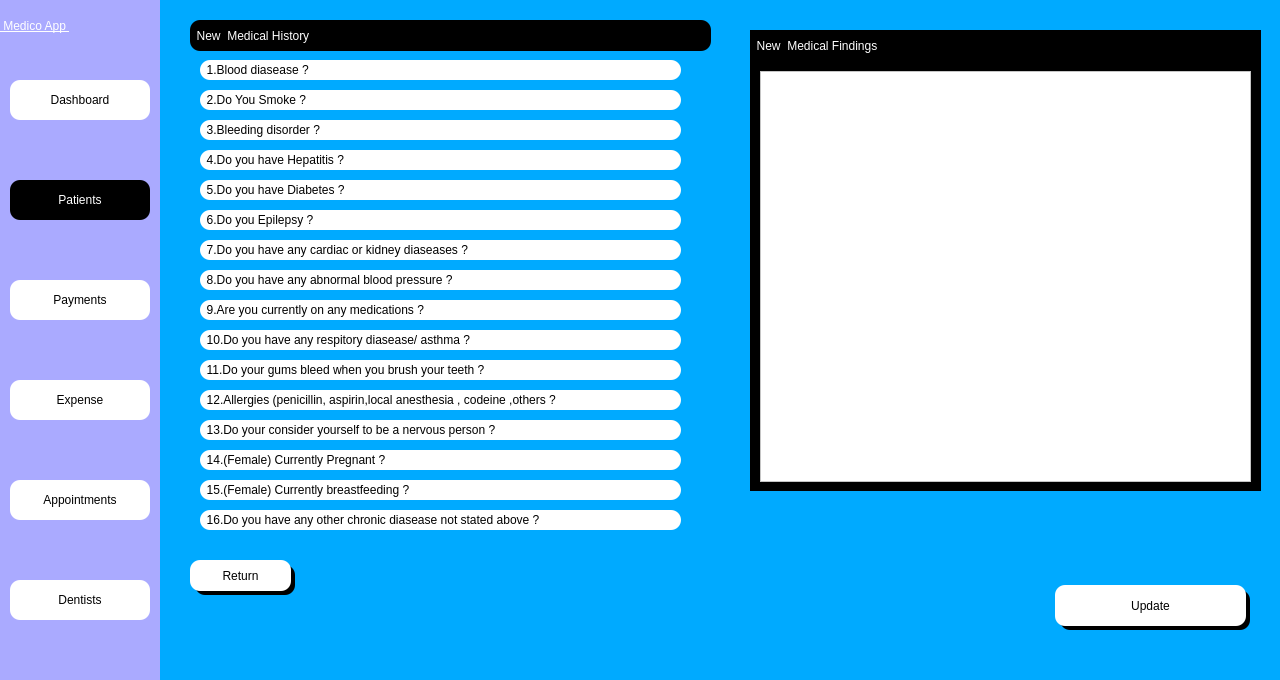
<?xml version="1.0" encoding="UTF-8"?>
<ui version="4.0">
 <class>Dialog</class>
 <widget class="QDialog" name="Dialog">
  <property name="geometry">
   <rect>
    <x>0</x>
    <y>0</y>
    <width>1280</width>
    <height>680</height>
   </rect>
  </property>
  <property name="windowTitle">
   <string>Dialog</string>
  </property>
  <property name="styleSheet">
   <string notr="true">background-color: rgb(0, 170, 255);</string>
  </property>
  <widget class="QWidget" name="side_bar" native="true">
   <property name="geometry">
    <rect>
     <x>0</x>
     <y>0</y>
     <width>160</width>
     <height>681</height>
    </rect>
   </property>
   <property name="styleSheet">
    <string notr="true">background-color: rgb(170, 170, 255);</string>
   </property>
   <widget class="QPushButton" name="dash_btn">
    <property name="geometry">
     <rect>
      <x>10</x>
      <y>80</y>
      <width>140</width>
      <height>40</height>
     </rect>
    </property>
    <property name="styleSheet">
     <string notr="true">QPushButton{


font:  14pt &quot;Segoe UI &quot;;
background-color: rgb(255, 255, 255);
border-top-left-radius:10px;
border-bottom-left-radius:10px;
border-top-right-radius:10px;
border-bottom-right-radius:10px;}
QPushButton:hover{
	background-color: rgb(161, 161, 161);
	color: rgb(255, 255, 255);
}</string>
    </property>
    <property name="text">
     <string>Dashboard</string>
    </property>
    <property name="icon">
     <iconset>
      <normaloff>../Medico_modern/dashboard.png</normaloff>../Medico_modern/dashboard.png</iconset>
    </property>
   </widget>
   <widget class="QPushButton" name="appointment_btn">
    <property name="geometry">
     <rect>
      <x>10</x>
      <y>480</y>
      <width>140</width>
      <height>40</height>
     </rect>
    </property>
    <property name="styleSheet">
     <string notr="true">QPushButton{


font:  14pt &quot;Segoe UI &quot;;
background-color: rgb(255, 255, 255);
border-top-left-radius:10px;
border-bottom-left-radius:10px;
border-top-right-radius:10px;
border-bottom-right-radius:10px;}
QPushButton:hover{
	background-color: rgb(161, 161, 161);
	color: rgb(255, 255, 255);
}</string>
    </property>
    <property name="text">
     <string>Appointments</string>
    </property>
    <property name="icon">
     <iconset>
      <normaloff>../Medico_modern/appointmentdownload (1).png</normaloff>../Medico_modern/appointmentdownload (1).png</iconset>
    </property>
   </widget>
   <widget class="QPushButton" name="dentist_btn">
    <property name="geometry">
     <rect>
      <x>10</x>
      <y>580</y>
      <width>140</width>
      <height>40</height>
     </rect>
    </property>
    <property name="styleSheet">
     <string notr="true">QPushButton{


font:  14pt &quot;Segoe UI &quot;;
background-color: rgb(255, 255, 255);
border-top-left-radius:10px;
border-bottom-left-radius:10px;
border-top-right-radius:10px;
border-bottom-right-radius:10px;}
QPushButton:hover{
	background-color: rgb(161, 161, 161);
	color: rgb(255, 255, 255);
}</string>
    </property>
    <property name="text">
     <string>Dentists</string>
    </property>
    <property name="icon">
     <iconset>
      <normaloff>../Medico_modern/dentistimages.png</normaloff>../Medico_modern/dentistimages.png</iconset>
    </property>
   </widget>
   <widget class="QPushButton" name="payment_btn">
    <property name="geometry">
     <rect>
      <x>10</x>
      <y>280</y>
      <width>140</width>
      <height>40</height>
     </rect>
    </property>
    <property name="styleSheet">
     <string notr="true">QPushButton{


font:  14pt &quot;Segoe UI &quot;;
background-color: rgb(255, 255, 255);
border-top-left-radius:10px;
border-bottom-left-radius:10px;
border-top-right-radius:10px;
border-bottom-right-radius:10px;}
QPushButton:hover{
	background-color: rgb(161, 161, 161);
	color: rgb(255, 255, 255);
}</string>
    </property>
    <property name="text">
     <string>Payments</string>
    </property>
    <property name="icon">
     <iconset>
      <normaloff>../Medico_modern/billingdownload (1).png</normaloff>../Medico_modern/billingdownload (1).png</iconset>
    </property>
   </widget>
   <widget class="QPushButton" name="expense_btn">
    <property name="geometry">
     <rect>
      <x>10</x>
      <y>380</y>
      <width>140</width>
      <height>40</height>
     </rect>
    </property>
    <property name="styleSheet">
     <string notr="true">QPushButton{


font:  14pt &quot;Segoe UI &quot;;
background-color: rgb(255, 255, 255);
border-top-left-radius:10px;
border-bottom-left-radius:10px;
border-top-right-radius:10px;
border-bottom-right-radius:10px;}
QPushButton:hover{
	background-color: rgb(161, 161, 161);
	color: rgb(255, 255, 255);
}</string>
    </property>
    <property name="text">
     <string>Expense</string>
    </property>
    <property name="icon">
     <iconset>
      <normaloff>../Medico_modern/billingdownload (1).png</normaloff>../Medico_modern/billingdownload (1).png</iconset>
    </property>
   </widget>
   <widget class="QLabel" name="label_6">
    <property name="geometry">
     <rect>
      <x>0</x>
      <y>0</y>
      <width>161</width>
      <height>51</height>
     </rect>
    </property>
    <property name="styleSheet">
     <string notr="true">font: 20pt &quot;MS Shell Dlg 2&quot;;
font: 75 20pt &quot;MS Shell Dlg 2&quot;;
text-decoration: underline;
font: 22pt &quot;MS Shell Dlg 2&quot;;
background-color: rgba(255, 255, 255,0);
color: rgb(255, 255, 255);
</string>
    </property>
    <property name="text">
     <string> Medico App </string>
    </property>
   </widget>
  </widget>
  <widget class="QPushButton" name="patient_btn">
   <property name="geometry">
    <rect>
     <x>10</x>
     <y>180</y>
     <width>140</width>
     <height>40</height>
    </rect>
   </property>
   <property name="styleSheet">
    <string notr="true">
QPushButton{


font:  14pt &quot;Segoe UI &quot;;
background-color: rgb(255, 255, 255);
border-top-left-radius:10px;
border-bottom-left-radius:10px;
border-top-right-radius:10px;
border-bottom-right-radius:10px;

	background-color: rgb(0, 0, 0);
	color: rgb(255, 255, 255);
}

QPushButton:hover{
	background-color: rgb(161, 161, 161);
	color: rgb(255, 255, 255);
}
</string>
   </property>
   <property name="text">
    <string>Patients</string>
   </property>
   <property name="icon">
    <iconset>
     <normaloff>../Medico_modern/patientdownload .png</normaloff>../Medico_modern/patientdownload .png</iconset>
   </property>
  </widget>
  <widget class="QWidget" name="widget" native="true">
   <property name="geometry">
    <rect>
     <x>190</x>
     <y>20</y>
     <width>521</width>
     <height>521</height>
    </rect>
   </property>
   <property name="styleSheet">
    <string notr="true">font: 12pt &quot;MS Shell Dlg 2&quot;;

border-top-left-radius:10px;
border-bottom-left-radius:10px;
border-top-right-radius:10px;
border-bottom-right-radius:10px;
background-color: rgba(0, 0, 0,.5);
color: rgb(255, 255, 255);</string>
   </property>
   <widget class="QLabel" name="q1">
    <property name="geometry">
     <rect>
      <x>10</x>
      <y>40</y>
      <width>481</width>
      <height>20</height>
     </rect>
    </property>
    <property name="styleSheet">
     <string notr="true">color: rgb(0, 0, 0);
background-color: rgb(255, 255, 255);



font:  12pt &quot;Segoe UI &quot;;</string>
    </property>
    <property name="text">
     <string>  1.Blood diasease ?</string>
    </property>
   </widget>
   <widget class="QCheckBox" name="q1_y_check">
    <property name="geometry">
     <rect>
      <x>500</x>
      <y>40</y>
      <width>16</width>
      <height>20</height>
     </rect>
    </property>
    <property name="styleSheet">
     <string notr="true">background-color: rgba(0, 0, 0,0);</string>
    </property>
    <property name="text">
     <string/>
    </property>
   </widget>
   <widget class="QLabel" name="q2">
    <property name="geometry">
     <rect>
      <x>10</x>
      <y>70</y>
      <width>481</width>
      <height>20</height>
     </rect>
    </property>
    <property name="styleSheet">
     <string notr="true">color: rgb(0, 0, 0);
background-color: rgb(255, 255, 255);



font:  12pt &quot;Segoe UI &quot;;</string>
    </property>
    <property name="text">
     <string>  2.Do You Smoke ?</string>
    </property>
   </widget>
   <widget class="QCheckBox" name="q2_y_check">
    <property name="geometry">
     <rect>
      <x>500</x>
      <y>70</y>
      <width>16</width>
      <height>20</height>
     </rect>
    </property>
    <property name="styleSheet">
     <string notr="true">background-color: rgba(0, 0, 0,0);</string>
    </property>
    <property name="text">
     <string/>
    </property>
   </widget>
   <widget class="QLabel" name="q3">
    <property name="geometry">
     <rect>
      <x>10</x>
      <y>100</y>
      <width>481</width>
      <height>20</height>
     </rect>
    </property>
    <property name="styleSheet">
     <string notr="true">color: rgb(0, 0, 0);
background-color: rgb(255, 255, 255);



font:  12pt &quot;Segoe UI &quot;;</string>
    </property>
    <property name="text">
     <string>  3.Bleeding disorder ?</string>
    </property>
   </widget>
   <widget class="QCheckBox" name="q3_y_check">
    <property name="geometry">
     <rect>
      <x>500</x>
      <y>100</y>
      <width>16</width>
      <height>20</height>
     </rect>
    </property>
    <property name="styleSheet">
     <string notr="true">background-color: rgba(0, 0, 0,0);</string>
    </property>
    <property name="text">
     <string/>
    </property>
   </widget>
   <widget class="QLabel" name="q4">
    <property name="geometry">
     <rect>
      <x>10</x>
      <y>130</y>
      <width>481</width>
      <height>20</height>
     </rect>
    </property>
    <property name="styleSheet">
     <string notr="true">color: rgb(0, 0, 0);
background-color: rgb(255, 255, 255);



font:  12pt &quot;Segoe UI &quot;;</string>
    </property>
    <property name="text">
     <string>  4.Do you have Hepatitis ?</string>
    </property>
   </widget>
   <widget class="QCheckBox" name="q4_y_check">
    <property name="geometry">
     <rect>
      <x>500</x>
      <y>130</y>
      <width>16</width>
      <height>20</height>
     </rect>
    </property>
    <property name="styleSheet">
     <string notr="true">background-color: rgba(0, 0, 0,0);</string>
    </property>
    <property name="text">
     <string/>
    </property>
   </widget>
   <widget class="QLabel" name="q5">
    <property name="geometry">
     <rect>
      <x>10</x>
      <y>160</y>
      <width>481</width>
      <height>20</height>
     </rect>
    </property>
    <property name="styleSheet">
     <string notr="true">color: rgb(0, 0, 0);
background-color: rgb(255, 255, 255);



font:  12pt &quot;Segoe UI &quot;;</string>
    </property>
    <property name="text">
     <string>  5.Do you have Diabetes ?</string>
    </property>
   </widget>
   <widget class="QCheckBox" name="q5_y_check">
    <property name="geometry">
     <rect>
      <x>500</x>
      <y>160</y>
      <width>16</width>
      <height>20</height>
     </rect>
    </property>
    <property name="styleSheet">
     <string notr="true">background-color: rgba(0, 0, 0,0);</string>
    </property>
    <property name="text">
     <string/>
    </property>
   </widget>
   <widget class="QLabel" name="q6">
    <property name="geometry">
     <rect>
      <x>10</x>
      <y>190</y>
      <width>481</width>
      <height>20</height>
     </rect>
    </property>
    <property name="styleSheet">
     <string notr="true">color: rgb(0, 0, 0);
background-color: rgb(255, 255, 255);



font:  12pt &quot;Segoe UI &quot;;</string>
    </property>
    <property name="text">
     <string>  6.Do you Epilepsy ?</string>
    </property>
   </widget>
   <widget class="QCheckBox" name="q6_y_check">
    <property name="geometry">
     <rect>
      <x>500</x>
      <y>190</y>
      <width>16</width>
      <height>20</height>
     </rect>
    </property>
    <property name="styleSheet">
     <string notr="true">background-color: rgba(0, 0, 0,0);</string>
    </property>
    <property name="text">
     <string/>
    </property>
   </widget>
   <widget class="QLabel" name="q7">
    <property name="geometry">
     <rect>
      <x>10</x>
      <y>220</y>
      <width>481</width>
      <height>20</height>
     </rect>
    </property>
    <property name="styleSheet">
     <string notr="true">color: rgb(0, 0, 0);
background-color: rgb(255, 255, 255);



font:  12pt &quot;Segoe UI &quot;;</string>
    </property>
    <property name="text">
     <string>  7.Do you have any cardiac or kidney diaseases ?</string>
    </property>
   </widget>
   <widget class="QCheckBox" name="q7_y_check">
    <property name="geometry">
     <rect>
      <x>500</x>
      <y>220</y>
      <width>16</width>
      <height>20</height>
     </rect>
    </property>
    <property name="styleSheet">
     <string notr="true">background-color: rgba(0, 0, 0,0);</string>
    </property>
    <property name="text">
     <string/>
    </property>
   </widget>
   <widget class="QLabel" name="q8">
    <property name="geometry">
     <rect>
      <x>10</x>
      <y>250</y>
      <width>481</width>
      <height>20</height>
     </rect>
    </property>
    <property name="styleSheet">
     <string notr="true">color: rgb(0, 0, 0);
background-color: rgb(255, 255, 255);



font:  12pt &quot;Segoe UI &quot;;</string>
    </property>
    <property name="text">
     <string>  8.Do you have any abnormal blood pressure ?</string>
    </property>
   </widget>
   <widget class="QCheckBox" name="q8_y_check">
    <property name="geometry">
     <rect>
      <x>500</x>
      <y>250</y>
      <width>16</width>
      <height>20</height>
     </rect>
    </property>
    <property name="styleSheet">
     <string notr="true">background-color: rgba(0, 0, 0,0);</string>
    </property>
    <property name="text">
     <string/>
    </property>
   </widget>
   <widget class="QLabel" name="q9">
    <property name="geometry">
     <rect>
      <x>10</x>
      <y>280</y>
      <width>481</width>
      <height>20</height>
     </rect>
    </property>
    <property name="styleSheet">
     <string notr="true">color: rgb(0, 0, 0);
background-color: rgb(255, 255, 255);



font:  12pt &quot;Segoe UI &quot;;</string>
    </property>
    <property name="text">
     <string>  9.Are you currently on any medications ?</string>
    </property>
   </widget>
   <widget class="QCheckBox" name="q9_y_check">
    <property name="geometry">
     <rect>
      <x>500</x>
      <y>280</y>
      <width>16</width>
      <height>20</height>
     </rect>
    </property>
    <property name="styleSheet">
     <string notr="true">background-color: rgba(0, 0, 0,0);</string>
    </property>
    <property name="text">
     <string/>
    </property>
   </widget>
   <widget class="QLabel" name="q10">
    <property name="geometry">
     <rect>
      <x>10</x>
      <y>310</y>
      <width>481</width>
      <height>20</height>
     </rect>
    </property>
    <property name="styleSheet">
     <string notr="true">color: rgb(0, 0, 0);
background-color: rgb(255, 255, 255);



font:  12pt &quot;Segoe UI &quot;;</string>
    </property>
    <property name="text">
     <string>  10.Do you have any respitory diasease/ asthma ?</string>
    </property>
   </widget>
   <widget class="QCheckBox" name="q10_y_check">
    <property name="geometry">
     <rect>
      <x>500</x>
      <y>310</y>
      <width>16</width>
      <height>20</height>
     </rect>
    </property>
    <property name="styleSheet">
     <string notr="true">background-color: rgba(0, 0, 0,0);</string>
    </property>
    <property name="text">
     <string/>
    </property>
   </widget>
   <widget class="QLabel" name="q11">
    <property name="geometry">
     <rect>
      <x>10</x>
      <y>340</y>
      <width>481</width>
      <height>20</height>
     </rect>
    </property>
    <property name="styleSheet">
     <string notr="true">color: rgb(0, 0, 0);
background-color: rgb(255, 255, 255);



font:  12pt &quot;Segoe UI &quot;;</string>
    </property>
    <property name="text">
     <string>  11.Do your gums bleed when you brush your teeth ?</string>
    </property>
   </widget>
   <widget class="QCheckBox" name="q11_y_check">
    <property name="geometry">
     <rect>
      <x>500</x>
      <y>340</y>
      <width>16</width>
      <height>20</height>
     </rect>
    </property>
    <property name="styleSheet">
     <string notr="true">background-color: rgba(0, 0, 0,0);</string>
    </property>
    <property name="text">
     <string/>
    </property>
   </widget>
   <widget class="QLabel" name="q12">
    <property name="geometry">
     <rect>
      <x>10</x>
      <y>370</y>
      <width>481</width>
      <height>20</height>
     </rect>
    </property>
    <property name="styleSheet">
     <string notr="true">color: rgb(0, 0, 0);
background-color: rgb(255, 255, 255);



font:  12pt &quot;Segoe UI &quot;;</string>
    </property>
    <property name="text">
     <string>  12.Allergies (penicillin, aspirin,local anesthesia , codeine ,others ?</string>
    </property>
   </widget>
   <widget class="QCheckBox" name="q12_y_check">
    <property name="geometry">
     <rect>
      <x>500</x>
      <y>370</y>
      <width>16</width>
      <height>20</height>
     </rect>
    </property>
    <property name="styleSheet">
     <string notr="true">background-color: rgba(0, 0, 0,0);</string>
    </property>
    <property name="text">
     <string/>
    </property>
   </widget>
   <widget class="QLabel" name="q13">
    <property name="geometry">
     <rect>
      <x>10</x>
      <y>400</y>
      <width>481</width>
      <height>20</height>
     </rect>
    </property>
    <property name="styleSheet">
     <string notr="true">color: rgb(0, 0, 0);
background-color: rgb(255, 255, 255);



font:  12pt &quot;Segoe UI &quot;;</string>
    </property>
    <property name="text">
     <string>  13.Do your consider yourself to be a nervous person ?</string>
    </property>
   </widget>
   <widget class="QCheckBox" name="q13_y_check">
    <property name="geometry">
     <rect>
      <x>500</x>
      <y>400</y>
      <width>16</width>
      <height>20</height>
     </rect>
    </property>
    <property name="styleSheet">
     <string notr="true">background-color: rgba(0, 0, 0,0);</string>
    </property>
    <property name="text">
     <string/>
    </property>
   </widget>
   <widget class="QLabel" name="q14">
    <property name="geometry">
     <rect>
      <x>10</x>
      <y>430</y>
      <width>481</width>
      <height>20</height>
     </rect>
    </property>
    <property name="styleSheet">
     <string notr="true">color: rgb(0, 0, 0);
background-color: rgb(255, 255, 255);



font:  12pt &quot;Segoe UI &quot;;</string>
    </property>
    <property name="text">
     <string>  14.(Female) Currently Pregnant ?</string>
    </property>
   </widget>
   <widget class="QCheckBox" name="q14_y_check">
    <property name="geometry">
     <rect>
      <x>500</x>
      <y>430</y>
      <width>16</width>
      <height>20</height>
     </rect>
    </property>
    <property name="styleSheet">
     <string notr="true">background-color: rgba(0, 0, 0,0);</string>
    </property>
    <property name="text">
     <string/>
    </property>
   </widget>
   <widget class="QLabel" name="q15">
    <property name="geometry">
     <rect>
      <x>10</x>
      <y>460</y>
      <width>481</width>
      <height>20</height>
     </rect>
    </property>
    <property name="styleSheet">
     <string notr="true">color: rgb(0, 0, 0);
background-color: rgb(255, 255, 255);



font:  12pt &quot;Segoe UI &quot;;</string>
    </property>
    <property name="text">
     <string>  15.(Female) Currently breastfeeding ?</string>
    </property>
   </widget>
   <widget class="QCheckBox" name="q15_y_check">
    <property name="geometry">
     <rect>
      <x>500</x>
      <y>460</y>
      <width>16</width>
      <height>20</height>
     </rect>
    </property>
    <property name="styleSheet">
     <string notr="true">background-color: rgba(0, 0, 0,0);</string>
    </property>
    <property name="text">
     <string/>
    </property>
   </widget>
   <widget class="QLabel" name="q16">
    <property name="geometry">
     <rect>
      <x>10</x>
      <y>490</y>
      <width>481</width>
      <height>20</height>
     </rect>
    </property>
    <property name="styleSheet">
     <string notr="true">color: rgb(0, 0, 0);
background-color: rgb(255, 255, 255);



font:  12pt &quot;Segoe UI &quot;;</string>
    </property>
    <property name="text">
     <string>  16.Do you have any other chronic diasease not stated above ?</string>
    </property>
   </widget>
   <widget class="QCheckBox" name="q16_y_check">
    <property name="geometry">
     <rect>
      <x>500</x>
      <y>490</y>
      <width>16</width>
      <height>20</height>
     </rect>
    </property>
    <property name="styleSheet">
     <string notr="true">background-color: rgba(0, 0, 0,0);</string>
    </property>
    <property name="text">
     <string/>
    </property>
   </widget>
   <widget class="QLabel" name="findings_label_2">
    <property name="geometry">
     <rect>
      <x>0</x>
      <y>0</y>
      <width>521</width>
      <height>31</height>
     </rect>
    </property>
    <property name="styleSheet">
     <string notr="true">
color: rgb(255, 255, 255);
background-color: rgb(0, 0, 0);

font:  14pt &quot;Segoe UI &quot;;</string>
    </property>
    <property name="text">
     <string>  New  Medical History</string>
    </property>
   </widget>
  </widget>
  <widget class="QPushButton" name="save_pat">
   <property name="geometry">
    <rect>
     <x>1055</x>
     <y>585</y>
     <width>191</width>
     <height>41</height>
    </rect>
   </property>
   <property name="styleSheet">
    <string notr="true">QPushButton{


font:  14pt &quot;Segoe UI &quot;;
background-color: rgb(255, 255, 255);
border-top-left-radius:10px;
border-bottom-left-radius:10px;
border-top-right-radius:10px;
border-bottom-right-radius:10px;}
QPushButton:hover{
	background-color: rgb(161, 161, 161);
	color: rgb(255, 255, 255);
}</string>
   </property>
   <property name="text">
    <string>Update</string>
   </property>
  </widget>
  <widget class="QPushButton" name="return_btn">
   <property name="geometry">
    <rect>
     <x>190</x>
     <y>560</y>
     <width>101</width>
     <height>31</height>
    </rect>
   </property>
   <property name="styleSheet">
    <string notr="true">QPushButton{


font:  14pt &quot;Segoe UI &quot;;
background-color: rgb(255, 255, 255);
border-top-left-radius:10px;
border-bottom-left-radius:10px;
border-top-right-radius:10px;
border-bottom-right-radius:10px;}
QPushButton:hover{
	background-color: rgb(161, 161, 161);
	color: rgb(255, 255, 255);
}</string>
   </property>
   <property name="text">
    <string>Return</string>
   </property>
  </widget>
  <widget class="QLabel" name="label">
   <property name="geometry">
    <rect>
     <x>0</x>
     <y>-10</y>
     <width>1280</width>
     <height>720</height>
    </rect>
   </property>
   <property name="text">
    <string/>
   </property>
   <property name="pixmap">
    <pixmap>Images/daniel-frank-wKbWAMlHgNo-unsplash.jpg</pixmap>
   </property>
   <property name="scaledContents">
    <bool>true</bool>
   </property>
  </widget>
  <widget class="QLabel" name="label_4">
   <property name="geometry">
    <rect>
     <x>195</x>
     <y>565</y>
     <width>100</width>
     <height>30</height>
    </rect>
   </property>
   <property name="styleSheet">
    <string notr="true">background-color: rgb(0, 0, 0);
font: 12pt &quot;MS Shell Dlg 2&quot;;
border-top-left-radius:10px;
border-bottom-left-radius:10px;
border-top-right-radius:10px;
border-bottom-right-radius:10px;
color: rgb(255, 255, 255);
</string>
   </property>
   <property name="text">
    <string/>
   </property>
  </widget>
  <widget class="QLabel" name="label_5">
   <property name="geometry">
    <rect>
     <x>1060</x>
     <y>590</y>
     <width>190</width>
     <height>40</height>
    </rect>
   </property>
   <property name="styleSheet">
    <string notr="true">background-color: rgb(0, 0, 0);
font: 12pt &quot;MS Shell Dlg 2&quot;;
border-top-left-radius:10px;
border-bottom-left-radius:10px;
border-top-right-radius:10px;
border-bottom-right-radius:10px;
color: rgb(255, 255, 255);
</string>
   </property>
   <property name="text">
    <string/>
   </property>
  </widget>
  <widget class="QWidget" name="widget_3" native="true">
   <property name="geometry">
    <rect>
     <x>750</x>
     <y>30</y>
     <width>511</width>
     <height>461</height>
    </rect>
   </property>
   <property name="styleSheet">
    <string notr="true">color: rgb(255, 255, 255);
background-color: rgb(0, 0, 0);</string>
   </property>
   <widget class="QLabel" name="findings_label_3">
    <property name="geometry">
     <rect>
      <x>0</x>
      <y>0</y>
      <width>351</width>
      <height>31</height>
     </rect>
    </property>
    <property name="styleSheet">
     <string notr="true">
color: rgb(255, 255, 255);
background-color: rgb(0, 0, 0);

font:  14pt &quot;Segoe UI &quot;;</string>
    </property>
    <property name="text">
     <string>  New  Medical Findings</string>
    </property>
   </widget>
   <widget class="QTextBrowser" name="textBrowser">
    <property name="geometry">
     <rect>
      <x>10</x>
      <y>41</y>
      <width>491</width>
      <height>411</height>
     </rect>
    </property>
    <property name="styleSheet">
     <string notr="true">background-color: rgb(255, 255, 255);</string>
    </property>
   </widget>
  </widget>
  <zorder>label</zorder>
  <zorder>side_bar</zorder>
  <zorder>patient_btn</zorder>
  <zorder>widget</zorder>
  <zorder>label_4</zorder>
  <zorder>return_btn</zorder>
  <zorder>label_5</zorder>
  <zorder>save_pat</zorder>
  <zorder>widget_3</zorder>
 </widget>
 <resources/>
 <connections/>
</ui>
